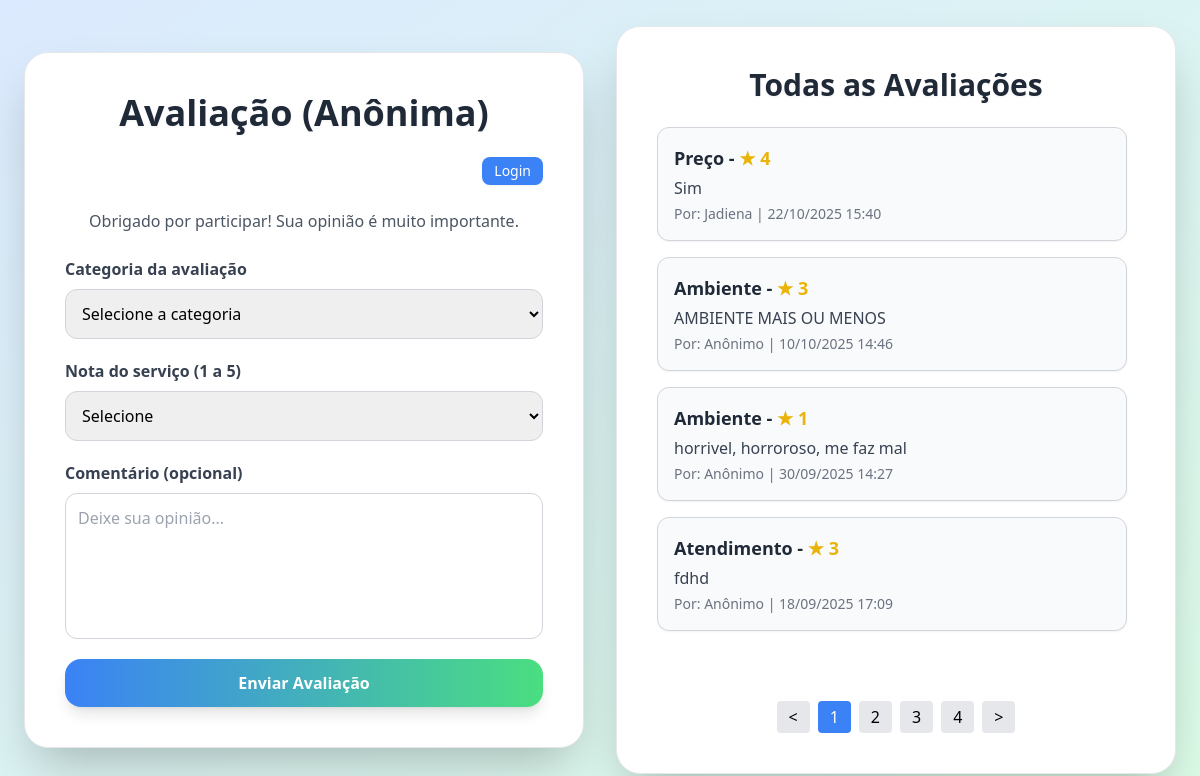
The app's page /src/frontend/views/view_painel.php with its own data.
### tables this page shows
CREATE TABLE `avaliacoes` (
  `id_avaliacao` int(11) NOT NULL,
  `id_usuario` int(11) DEFAULT NULL,
  `ip_usuario` varchar(64) NOT NULL,
  `id_categoria` int(11) NOT NULL,
  `conteudo` text NOT NULL,
  `nota` int(11) DEFAULT NULL CHECK (`nota` between 1 and 5),
  `data_avaliacao` datetime DEFAULT current_timestamp(),
  `anonima` tinyint(1) DEFAULT 0
);

CREATE TABLE `categorias_avaliacao` (
  `id_categoria` int(11) NOT NULL,
  `nome_categoria` varchar(100) NOT NULL
);

CREATE TABLE `usuarios` (
  `id_usuario` int(11) NOT NULL,
  `id_tipo` int(11) NOT NULL,
  `nome` varchar(100) NOT NULL,
  `email` varchar(150) NOT NULL,
  `data_cadastro` datetime DEFAULT current_timestamp(),
  `cnpj` varchar(18) DEFAULT NULL
);

### src/backend/model/sessao.php (called while the page is built, shortened)
<?php
include_once __DIR__ . '/../database/db.php';
function verificarSessao() {
    if (!isset($_SESSION['usuario']) || !isset($_SESSION['token'])) {
        return false;
    }
    return true;
}

### src/backend/database/db.php (called while the page is built)
<?php
$dsn = "mysql:host=localhost;dbname=FeedbackEmpresas;charset=utf8mb4";
$user = "root";
$pass = "vini9000santana@";
try {
    $pdo = new PDO($dsn, $user, $pass);
    $pdo->setAttribute(PDO::ATTR_ERRMODE, PDO::ERRMODE_EXCEPTION);
} catch (PDOException $e) {
    die("Erro na conexão: " . $e->getMessage());
}
function executarConsulta($sql, $params = [])
{
    global $pdo;
    try {
        $stmt = $pdo->prepare($sql);
        $stmt->execute($params);
        return $stmt;
    } catch (PDOException $e) {
        throw $e;
    }
}

### src/frontend/views/view_painel.php (the view, shortened to what this page needs)
<?php
include_once __DIR__ . '/../../backend/model/sessao.php';
include_once __DIR__ . '/../../backend/database/db.php';
$logado = verificarSessao();
$idUsuario = $logado ? $_SESSION['usuario']['id'] : null;
$nomeUsuario = $logado ? $_SESSION['usuario']['nome'] : 'Anônimo';
$pagina = isset($_GET['pagina']) ? (int) $_GET['pagina'] : 1;
$limite = 4;
$offset = ($pagina - 1) * $limite;
$totalAvaliacoes = executarConsulta("
    SELECT COUNT(*) AS total
    FROM avaliacoes a
    " . ($logado ? "WHERE a.id_usuario <> $idUsuario" : "")
)->fetch(PDO::FETCH_ASSOC)['total'];
$totalPaginas = ceil($totalAvaliacoes / $limite);
$condicaoUsuario = $logado ? "WHERE a.id_usuario <> $idUsuario" : "";
$todasAvaliacoes = executarConsulta("
    SELECT a.id_avaliacao,
           c.nome_categoria,
           a.conteudo,
           a.nota,
           a.data_avaliacao,
           u.nome AS nome_usuario
    FROM avaliacoes a
    JOIN categorias_avaliacao c ON a.id_categoria = c.id_categoria
    LEFT JOIN usuarios u ON a.id_usuario = u.id_usuario
    $condicaoUsuario
    ORDER BY a.data_avaliacao DESC
    LIMIT $limite OFFSET $offset
")->fetchAll(PDO::FETCH_ASSOC);
?>
<!DOCTYPE html>
<html lang="pt-BR">
<head>
  <script src="https://cdn.tailwindcss.com"></script>
</head>
<body class="bg-gradient-to-br from-blue-100 to-green-100 min-h-screen flex flex-col md:flex-row items-center justify-center p-6 gap-8">
<div class="max-w-3xl w-full bg-white rounded-3xl shadow-2xl p-10 space-y-6 border border-gray-200">
  <h1 class="text-4xl font-extrabold text-gray-800 text-center mb-2 drop-shadow-sm">
    Avaliação <?= $logado ? '' : '(Anônima)' ?>
  </h1>
  <div class="flex justify-end items-center mb-4 space-x-3 text-sm">
    <?php if ($logado): ?>
      <span class="text-gray-700 font-medium">Logado como <strong><?= htmlspecialchars($nomeUsuario) ?></strong></span>
      <a href="logout.php" class="px-3 py-1 bg-red-500 text-white rounded-lg hover:bg-red-600 transition-shadow shadow-sm">Sair</a>
    <?php else: ?>
      <a href="view_login.php" class="px-3 py-1 bg-blue-500 text-white rounded-lg hover:bg-blue-600 transition-shadow shadow-sm">Login</a>
    <?php endif; ?>
  </div>
  <p class="text-gray-600 text-center mb-6">
    Obrigado por participar! Sua opinião é muito importante.
  </p>
  <form id="formAvaliacao" class="space-y-5">
    <div class="flex flex-col">
      <label class="text-gray-700 font-semibold mb-2">Categoria da avaliação</label>
      <select name="id_categoria" required class="w-full border border-gray-300 rounded-xl p-3 focus:ring-2 focus:ring-blue-400 focus:border-transparent transition">
        <option value="">Selecione a categoria</option>
      </select>
    </div>
    <div class="flex flex-col">
      <label class="text-gray-700 font-semibold mb-2">Nota do serviço (1 a 5)</label>
      <select name="nota" required class="w-full border border-gray-300 rounded-xl p-3 focus:ring-2 focus:ring-green-400 focus:border-transparent transition">
        <option value="">Selecione</option>
      </select>
    </div>
    <div class="flex flex-col">
      <label class="text-gray-700 font-semibold mb-2">Comentário (opcional)</label>
      <textarea name="conteudo" rows="5" class="w-full border border-gray-300 rounded-xl p-3 resize-none focus:ring-2 focus:ring-purple-400 focus:border-transparent transition" placeholder="Deixe sua opinião..."></textarea>
    </div>
    <button type="submit" class="w-full bg-gradient-to-r from-blue-500 to-green-400 text-white font-bold py-3 rounded-2xl shadow-lg hover:scale-105 transform transition-all">
      Enviar Avaliação
    </button>
  </form>
</div>
<div class="max-w-3xl w-full bg-white rounded-3xl shadow-2xl p-10 space-y-6 border border-gray-200">
  <h2 class="text-3xl font-extrabold text-gray-800 text-center mb-4 drop-shadow-sm">
    Todas as Avaliações
  </h2>
  <div id="todasAvaliacoes" class="space-y-4 h-[550px] overflow-y-auto pr-2">
    <?php if (empty($todasAvaliacoes)): ?>
      <p class="text-gray-600 text-center">Nenhuma avaliação encontrada.</p>
    <?php else: ?>
      <?php foreach ($todasAvaliacoes as $av): ?>
        <div class="border border-gray-300 rounded-xl p-4 bg-gray-50 shadow-sm hover:shadow-md transition">
          <div class="flex justify-between items-start">
            <div>
              <p class="font-semibold text-lg text-gray-800">
                <?= htmlspecialchars($av['nome_categoria']) ?> -
                <span class="text-yellow-500">★ <?= $av['nota'] ?></span>
              </p>
              <p class="text-gray-700 mt-1"><?= htmlspecialchars($av['conteudo']) ?></p>
              <p class="text-gray-500 text-sm mt-1">
                Por: <?= htmlspecialchars($av['nome_usuario'] ?? 'Anônimo') ?> |
                <?= date('d/m/Y H:i', strtotime($av['data_avaliacao'])) ?>
              </p>
            </div>
          </div>
        </div>
      <?php endforeach; ?>
    <?php endif; ?>
  </div>
  <?php if ($totalPaginas > 1): ?>
    <div class="flex justify-center items-center mt-4 space-x-2">
      <a href="?pagina=<?= max(1, $pagina-1) ?>" class="px-3 py-1 bg-gray-200 rounded hover:bg-gray-300">&lt;</a>
      <?php for($p=1; $p <= $totalPaginas; $p++): ?>
        <a href="?pagina=<?= $p ?>" class="px-3 py-1 rounded <?= $p == $pagina ? 'bg-blue-500 text-white' : 'bg-gray-200 hover:bg-gray-300' ?>">
          <?= $p ?>
        </a>
      <?php endfor; ?>
      <a href="?pagina=<?= min($totalPaginas, $pagina+1) ?>" class="px-3 py-1 bg-gray-200 rounded hover:bg-gray-300">&gt;</a>
    </div>
  <?php endif; ?>
</div>
</body>
</html>

### records on screen
avaliacoes: id_categoria.nome_categoria "Preço", nota "4", conteudo "Sim", id_usuario.nome "Jadiena", data_avaliacao "22/10/2025 15:40"
avaliacoes: id_categoria.nome_categoria "Ambiente", nota "3", conteudo "AMBIENTE MAIS OU MENOS", nome_usuario "Anônimo", data_avaliacao "10/10/2025 14:46"
avaliacoes: id_categoria.nome_categoria "Ambiente", nota "1", conteudo "horrivel, horroroso, me faz mal", nome_usuario "Anônimo", data_avaliacao "30/09/2025 14:27"
avaliacoes: id_categoria.nome_categoria "Atendimento", nota "3", conteudo "fdhd", nome_usuario "Anônimo", data_avaliacao "18/09/2025 17:09"
